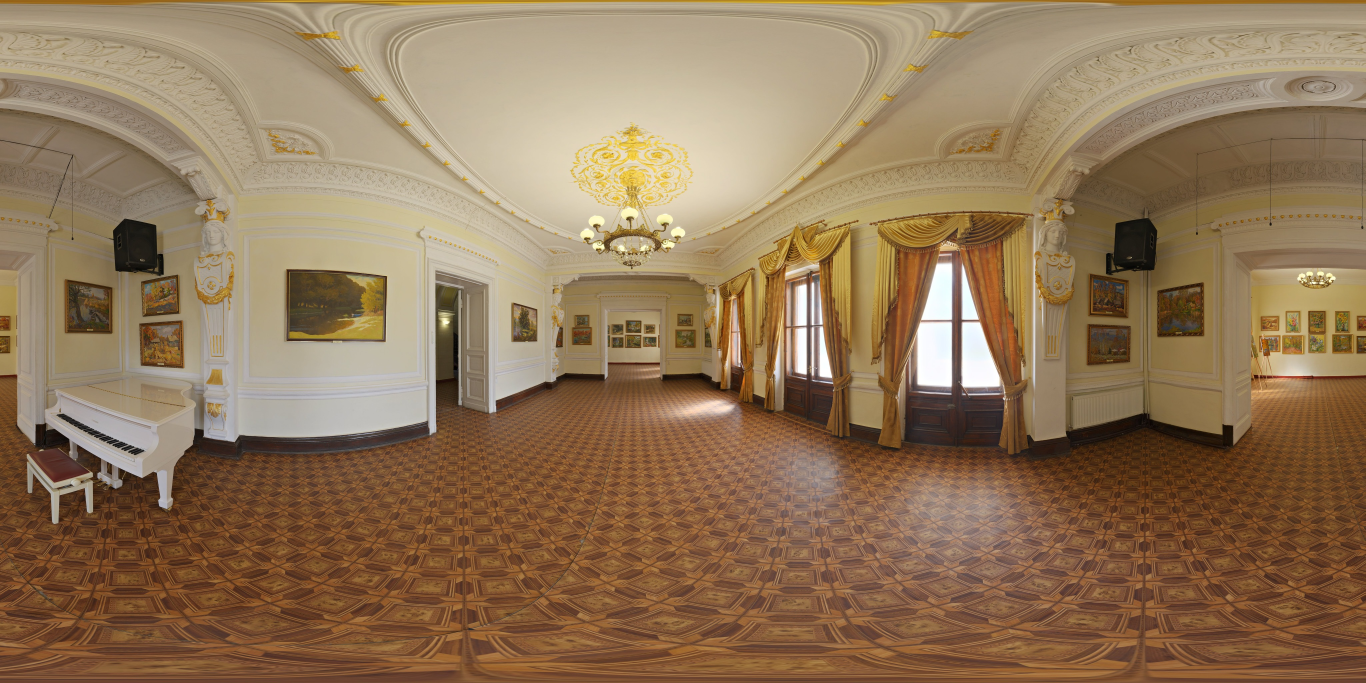
#> input picture assets/walkdemo/ballroom.jpg, 4096 x 2048 px, found by its file name (shown at 1/3 size)
$ python judge.py assets/walkdemo/ballroom.jpg
#> lines starting #> are read from the running program, lines starting #| are printed output that depends on the picture
#!/usr/bin/env python3
"""
server/judge.py -- 自检环【第三闸: 语义验收】, 用来替代人眼看那一下。

前两闸(结构闸看 manifest 字段/资源, 渲染闸开无头浏览器截图)只能证明"页面没报错",
证明不了"页面看着对不对"。这一闸吃渲染闸产出的截图, 回答人眼那个问题:
是不是黑屏白屏破图? 是不是一个正常渲染出来的全景空间? 照片钉点贴得合不合理?

对外只有一个函数:
    judge_shots(shot_paths, context) -> dict
返回值 = 报告契约里的 gates.semantic 对象(ok/confidence/reason/issues/perShot),
外加 backend/model/degraded 三个字段, 供上层填 report.json 的 judge 段。

两个后端, 用环境变量 PSM_JUDGE 选(stepfun / local / auto, 默认 auto):
  · stepfun -- 调阶跃星辰视觉模型(OpenAI 兼容接口), 只用标准库 urllib 发请求, 零新依赖。
  · local   -- 离线像素规则(numpy + Pillow)。它不是 AI, 就是一堆阈值判定, 别包装成 AI。
auto = 有 STEPFUN_API_KEY 就走 stepfun, 否则走 local。
stepfun 这条路只要出任何岔子(没 key / 网络不通 / 返回的不是能解析的 JSON), 一律自动降级到
local, 并把 degraded 置 True、在 reason 里如实写明降级原因 —— 外网不通绝不能让整个自检环挂掉。

跑法(自测):
    .venv/bin/python server/judge.py assets/walkdemo/ballroom.jpg
    PSM_JUDGE=local .venv/bin/python server/judge.py 截图1.png 截图2.png
"""
import base64
import io
import json
import os
import re
import sys
import urllib.error
import urllib.request

import numpy as np
from PIL import Image

STEPFUN_URL = "https://api.stepfun.com/v1/chat/completions"
STEPFUN_DEFAULT_MODEL = "step-1o-turbo-vision"
STEPFUN_TIMEOUT = 30  # 秒, 卡死一张截图不能拖垮整条自检环

# ---- 离线像素规则的阈值(用 assets/walkdemo 里三张真全景标定过:
#      正常画面 mean≈123-127, std≈43-52, grad≈5-7; 高斯模糊半径 25 时 grad 掉到 1.3)
DARK_MEAN = 12.0        # 平均亮度低于此 = 黑屏
BRIGHT_MEAN = 243.0     # 平均亮度高于此 = 白屏
FLAT_STD = 6.0          # 亮度标准差低于此 = 一片纯色(没画面/被单色蒙层盖住)
LOW_GRAD = 1.5          # 相邻像素平均差分低于此 = 边缘密度太低, 糊了或压根没内容
SPRITE_MIN_GAP = 20.0   # 两个照片钉点中心距离小于此(像素) = 挤成一团
ANALYZE_SIDE = 512      # 统计前先缩到这个边长, 省时间且不影响这几个统计量


# ---------------------------------------------------------------- 小工具
def _short(path):
    """报告里 file 字段用相对短名: shots/ 目录下的截图写成 "shots/xxx.png", 其余只留文件名。
    这样 judge 的 perShot[].file 能和渲染闸的 shots[].file 对得上。"""
    parent = os.path.basename(os.path.dirname(os.path.abspath(path)))
    name = os.path.basename(path)
    return f"{parent}/{name}" if parent == "shots" else name


def _pixel_stats(path):
    """一张截图的三个统计量: 平均亮度 / 亮度标准差 / 边缘密度(相邻像素平均绝对差分)。
    先转灰度再缩到 512 边长, 三个量对缩放都不敏感, 但速度差一个量级。"""
#> called with path = 'assets/walkdemo/ballroom.jpg'
    with Image.open(path) as im:
#> im is the input picture: PIL image 4096x2048 RGB; mean R, G, B 145.6, 118.8, 88.8
        gray = im.convert("L")
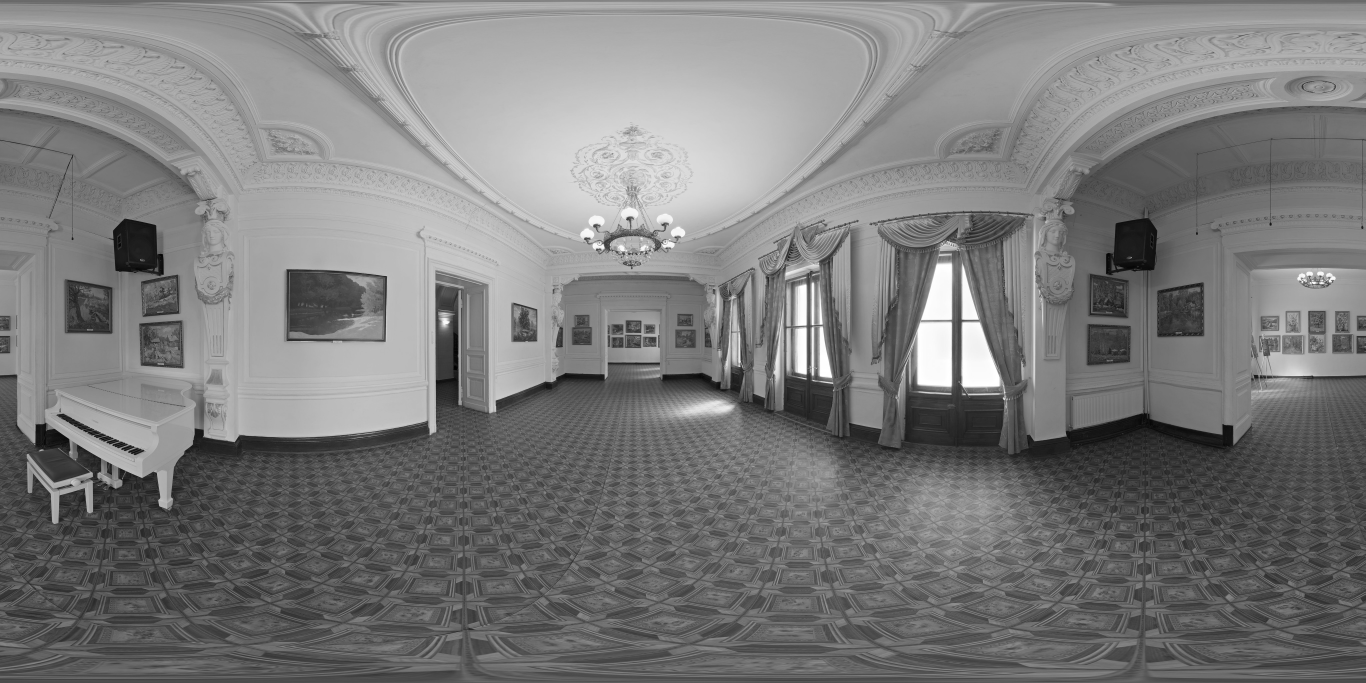
#> gray: PIL image 4096x2048 L (shown at 1/3 size); min 0, max 255, mean 123.4
        gray.thumbnail((ANALYZE_SIDE, ANALYZE_SIDE))
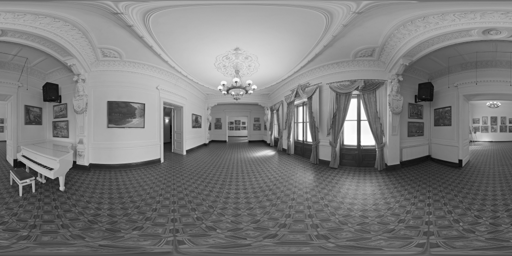
#> gray: PIL image 512x256 L; min 7, max 255, mean 123.5
        arr = np.asarray(gray).astype(np.float32)
    if arr.size == 0 or arr.shape[0] < 2 or arr.shape[1] < 2:
        return 0.0, 0.0, 0.0
    dx = float(np.abs(np.diff(arr, axis=1)).mean())
#> dx = 5.45
    dy = float(np.abs(np.diff(arr, axis=0)).mean())
#> dy = 6.81
    return float(arr.mean()), float(arr.std()), (dx + dy) / 2.0


def _clustered_in_one_shot(sprites):
    """在【同一张截图】里两两比距离, 返回挤在一起的钉点编号集合。"""
    on = [s for s in sprites if s.get("onScreen")]
    clustered = set()
    for i in range(len(on)):
        for j in range(i + 1, len(on)):
            ax, ay = float(on[i].get("x", 0)), float(on[i].get("y", 0))
            bx, by = float(on[j].get("x", 0)), float(on[j].get("y", 0))
            if ((ax - bx) ** 2 + (ay - by) ** 2) ** 0.5 < SPRITE_MIN_GAP:
                clustered.add(on[i].get("i", i))
                clustered.add(on[j].get("i", j))
    return clustered


def _sprite_issues(sprites, shot_sprites=None):
    """钉点合理性: 只看渲染闸抓回来的 sprites 坐标, 不看像素。
    两条规则 —— 一个都没进画面 = 照片没贴上去; 多个钉点挤在 20px 内 = 糊成一团。

    ⚠️ 重叠必须在【同一张截图】里判。渲染闸回传的顶层 sprites 是跨朝向汇总的
    (每个钉点取"第一次看见它的那一张"的坐标), 而每个朝向恰恰是冲着某张照片转过去的,
    那张照片自然落在画面正中 —— 于是一堆本来天各一方的钉点在汇总表里都成了 (640, 357),
    照着汇总表判重叠会把它们全报成"挤成一团"。2026-07-24 实测: 8 张照片分布在
    15°/75°/105°/255°/285° 五个方位, 汇总表判出 7 个"重叠", 逐张判出 0 个。
    所以有 shot_sprites(逐张的坐标)时一律按逐张判; 没有就退回老口径, 不改变旧调用方的行为。
    """
    issues = []
    if not sprites:
        return issues  # 上层没给钉点信息就不判, 别凭空造问题

    on = [s for s in sprites if s.get("onScreen")]
    if not on:
        issues.append(f"{len(sprites)} 个照片钉点没有一个落在画面内, 照片可能没贴到全景上")
        return issues

    if shot_sprites:
        clustered = set()
        for one in shot_sprites:
            clustered |= _clustered_in_one_shot(one or [])
    else:
        clustered = _clustered_in_one_shot(sprites)
    if clustered:
        issues.append(
            f"{len(clustered)} 个照片钉点重叠在 {SPRITE_MIN_GAP:.0f}px 以内(编号 "
            f"{sorted(clustered)}), 挤成一团了"
        )
    return issues


# ---------------------------------------------------------------- 后端一: 离线像素规则
def _local_one(path):
    """单张截图的像素规则判定, 返回 (perShot 条目, 统计量字符串)。"""
    file_id = _short(path)
    try:
        mean, std, grad = _pixel_stats(path)
#> mean = 123.5; std = 43.15; grad = 6.13
    except Exception as e:
        return {"file": file_id, "ok": False, "issues": [f"截图读不出来: {e}"],
                "reason": "文件损坏或不是图片"}, "读取失败"

    issues = []
    if mean < DARK_MEAN:
        issues.append(f"黑屏: 平均亮度只有 {mean:.1f}(低于 {DARK_MEAN:.0f})")
    elif mean > BRIGHT_MEAN:
        issues.append(f"白屏: 平均亮度高到 {mean:.1f}(超过 {BRIGHT_MEAN:.0f})")
    if std < FLAT_STD:
        issues.append(f"画面基本是一片纯色: 亮度标准差只有 {std:.1f}(低于 {FLAT_STD:.0f})")
    if grad < LOW_GRAD:
        issues.append(f"画面信息量过低: 边缘密度只有 {grad:.2f}(低于 {LOW_GRAD:.1f}), 糊了或没内容")

    stat = f"亮度 {mean:.1f} / 标准差 {std:.1f} / 边缘密度 {grad:.2f}"
#> stat = '亮度 123.5 / 标准差 43.2 / 边缘密度 6.13'
    reason = "像素规则未发现异常(" + stat + ")" if not issues else "; ".join(issues)
    return {"file": file_id, "ok": not issues, "issues": issues, "reason": reason}, stat


def judge_local(shot_paths, context, degraded=False, degrade_reason=""):
    """离线像素规则后端。断网、没 key、模型抽风时都靠它兜底。
    degraded/degrade_reason 由 stepfun 那条路降级过来时传, 会拼进 reason 如实说明。"""
    per_shot = []
    for p in shot_paths:
        item, _stat = _local_one(p)
#> item = 4 items
        per_shot.append(item)

    sprite_bad = _sprite_issues(context.get("sprites") or [], context.get("shotSprites"))
    issues = []
    for item in per_shot:
        for msg in item["issues"]:
            issues.append(f"{item['file']}: {msg}")
#> this loop made 1 pass
#> after the loop, issues = []
    issues.extend(sprite_bad)

    bad = [i for i in per_shot if not i["ok"]]
#> bad = []
    ok = bool(per_shot) and not bad and not sprite_bad
#> ok = True

    if not per_shot:
        ok = False
        issues.append("没有可供判定的截图")
        reason = "没有截图, 判不了"
        confidence = 0.0
    elif ok:
        # 规则只能证明"不是黑屏白屏糊图", 证明不了"内容语义对", 所以置信度封顶 0.7, 别虚报。
        reason = f"离线像素规则: {len(per_shot)} 张截图都不是黑屏/白屏/纯色/糊图, 钉点分布正常"
#> reason = '离线像素规则: 1 张截图都不是黑屏/白屏/纯色/糊图, 钉点分布正常'
        confidence = 0.7
    else:
        reason = f"离线像素规则: {len(bad)}/{len(per_shot)} 张截图有问题 —— " + "; ".join(issues[:3])
        confidence = max(0.1, 0.9 - 0.1 * len(issues))

    if degraded and degrade_reason:
        reason = f"[已降级到离线像素规则: {degrade_reason}] {reason}"

    return {
        "ok": ok,
        "confidence": round(float(confidence), 2),
        "reason": reason,
        "issues": issues,
        "perShot": per_shot,
        "backend": "local",
        "model": None,
        "degraded": bool(degraded),
    }


# ---------------------------------------------------------------- 后端二: 阶跃星辰视觉模型
PROMPT = """你是前端验收员, 现在替代人眼验收一个网页的截图。这个页面应该是: {expect}
标题「{title}」, 页面里应该有 {photo_count} 张照片缩略图钉在全景空间的对应方位上。

请只看这张截图本身, 逐条判断:
1. 是不是黑屏、白屏、或者一大片纯色/破图(图片没加载出来)?
2. 是不是一个正常渲染出来的全景空间画面(能看出是个真实场景, 不是乱码色块)?
3. 照片缩略图钉点看着是不是贴在合理的位置? 有没有糊成一团挤在一起、或者飞在天上/悬在半空?
4. 页面上的文字有没有乱码、方框、明显重叠遮挡?

只输出一个 JSON 对象, 不要任何解释文字, 不要 markdown 围栏, 字段固定为:
{{"ok": true 或 false, "issues": ["中文问题描述"], "confidence": 0 到 1 的小数, "reason": "一句中文结论"}}
没发现问题就 ok=true 且 issues 为空数组。"""


# [125 lines left out: functions _data_url, _extract_json, _stepfun_one, judge_stepfun, not called in this run]


# ---------------------------------------------------------------- 对外入口
def judge_shots(shot_paths, context):
    """第三闸入口。返回 report.json 里的 gates.semantic 对象 + backend/model/degraded。

    shot_paths: 渲染闸产出的截图绝对路径列表。
    context:    {"title":..., "photoCount": 4, "sprites": [...], "expect": "室内婚礼宴会厅全景漫游页面"}
    """
    context = context or {}
    mode = (os.environ.get("PSM_JUDGE") or "auto").strip().lower()
    api_key = (os.environ.get("STEPFUN_API_KEY") or "").strip()
    model = (os.environ.get("STEPFUN_MODEL") or "").strip() or STEPFUN_DEFAULT_MODEL

    if mode == "local":
        return judge_local(shot_paths, context)
    if mode not in ("stepfun", "auto"):
        # 环境变量写错了别静默按默认跑, 在 reason 里说清楚
        return judge_local(shot_paths, context, degraded=True,
                           degrade_reason=f"PSM_JUDGE={mode!r} 不认识, 只认 stepfun/local/auto")
    if not api_key:
        if mode == "auto":
            return judge_local(shot_paths, context)  # auto 下没 key 走本地是预期路径, 不算降级
        return judge_local(shot_paths, context, degraded=True,
                           degrade_reason="PSM_JUDGE=stepfun 但环境变量 STEPFUN_API_KEY 是空的")

    try:
        return judge_stepfun(shot_paths, context, api_key, model)
    except urllib.error.HTTPError as e:
        detail = e.read()[:200].decode("utf-8", "replace") if hasattr(e, "read") else ""
        why = f"阶跃星辰接口返回 HTTP {e.code}({detail.strip()})"
    except urllib.error.URLError as e:
        why = f"连不上阶跃星辰接口({e.reason})"
    except (TimeoutError, OSError) as e:
        why = f"请求阶跃星辰超时或网络出错({e})"
    except (ValueError, json.JSONDecodeError) as e:
        why = f"模型回复解析失败({e})"
    except Exception as e:  # 兜底: 第三闸自己绝不能把整条自检环带崩
        why = f"调用阶跃星辰时出了没预料到的错({type(e).__name__}: {e})"
    return judge_local(shot_paths, context, degraded=True, degrade_reason=why)


if __name__ == "__main__":
    # 自测: 把截图路径当参数传进来, 打印 gates.semantic 的 JSON
    paths = sys.argv[1:]
    if not paths:
        print(__doc__)
        sys.exit(1)
    demo_context = {
        "title": "夹具会话 · ballroom",
        "photoCount": 4,
        "expect": "室内婚礼宴会厅全景漫游页面",
        "sprites": [
            {"i": 0, "x": 640, "y": 400, "onScreen": True},
            {"i": 1, "x": 300, "y": 220, "onScreen": True},
        ],
    }
    print(json.dumps(judge_shots(paths, demo_context), ensure_ascii=False, indent=2))

$ run again, with assets/walkdemo/chapel_day.jpg copied over assets/walkdemo/ballroom.jpg
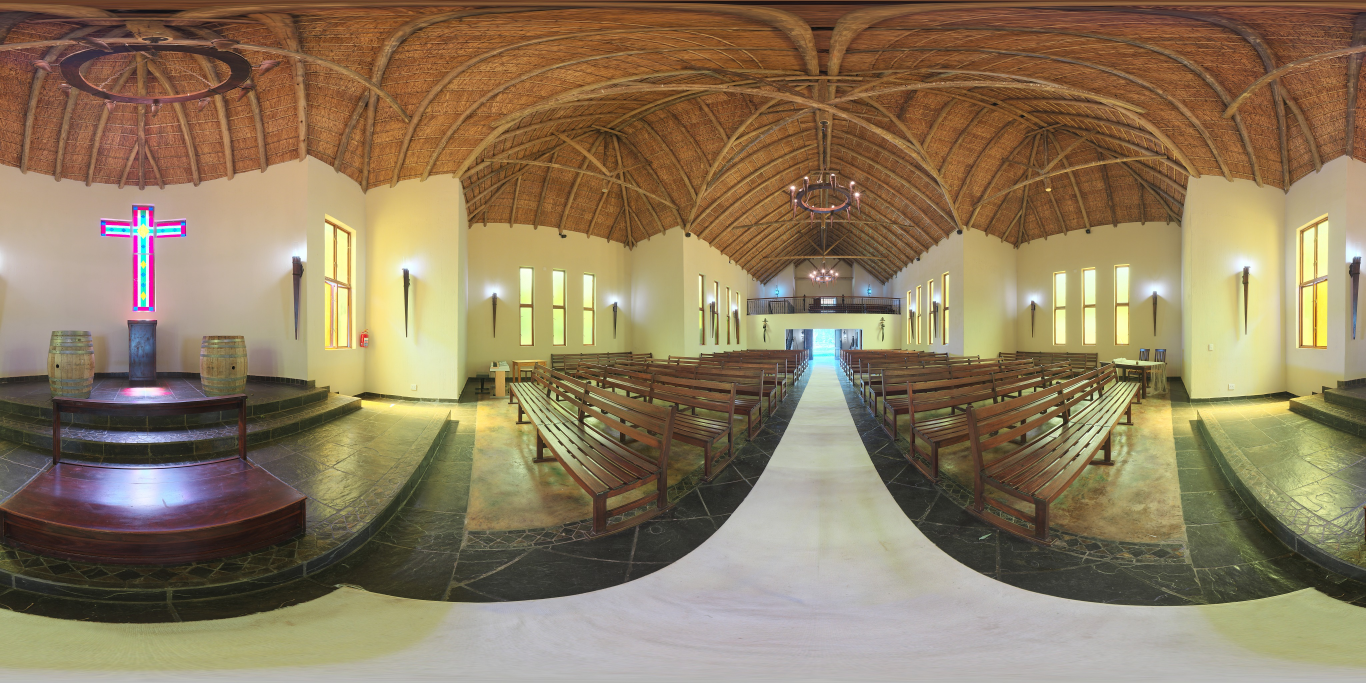
#> input picture assets/walkdemo/chapel_day.jpg, 4096 x 2048 px, found by its file name (shown at 1/3 size)
#> in _pixel_stats, im is the input picture: PIL image 4096x2048 RGB; mean R, G, B 141.2, 123, 94.6
#> in _pixel_stats, `gray = im.convert("L")`:
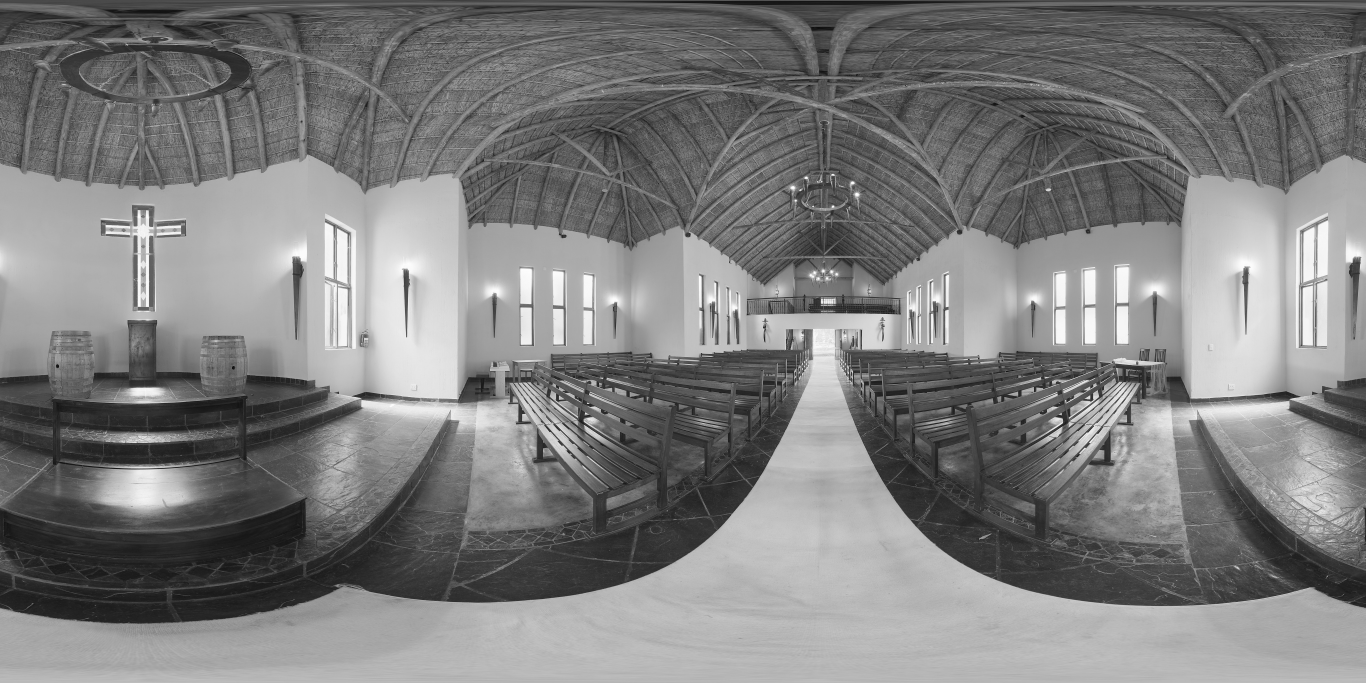
#> gray: PIL image 4096x2048 L (shown at 1/3 size); min 1, max 255, mean 125.2
#> in _pixel_stats, `gray.thumbnail((ANALYZE_SIDE, ANALYZE_SIDE))`:
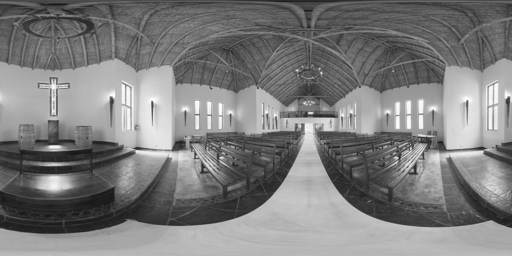
#> gray: PIL image 512x256 L; min 20, max 255, mean 125.2
#> dx = 6.4
#> dy = 8.06
#> mean = 125.2; std = 52.06; grad = 7.23
#> stat = '亮度 125.2 / 标准差 52.1 / 边缘密度 7.23'
#> item = 4 items
#> the loop in judge_local, `for item in per_shot:` made 1 pass
#> after the loop in judge_local, `for item in per_shot:`: issues = []
#> ok = True
#> reason = '离线像素规则: 1 张截图都不是黑屏/白屏/纯色/糊图, 钉点分布正常'

$ run again, with assets/walkdemo/chapel_day_j1.jpg copied over assets/walkdemo/ballroom.jpg
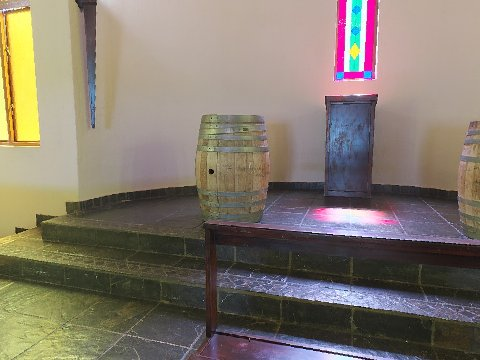
#> input picture assets/walkdemo/chapel_day_j1.jpg, 480 x 360 px, found by its file name
#> in _pixel_stats, im is the input picture: PIL image 480x360 RGB; mean R, G, B 130.5, 120.8, 108.7
#> in _pixel_stats, `gray = im.convert("L")`:
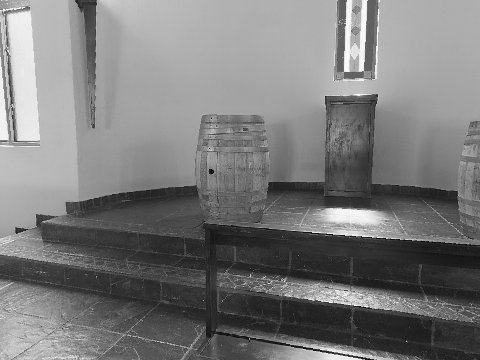
#> gray: PIL image 480x360 L; min 1, max 255, mean 122.3
#> dx = 5.45
#> dy = 6.63
#> mean = 122.3; std = 55.74; grad = 6.04
#> stat = '亮度 122.3 / 标准差 55.7 / 边缘密度 6.04'
#> item = 4 items
#> the loop in judge_local, `for item in per_shot:` made 1 pass
#> after the loop in judge_local, `for item in per_shot:`: issues = []
#> ok = True
#> reason = '离线像素规则: 1 张截图都不是黑屏/白屏/纯色/糊图, 钉点分布正常'

$ run again, with assets/walkdemo/chapel_day_j2.jpg copied over assets/walkdemo/ballroom.jpg
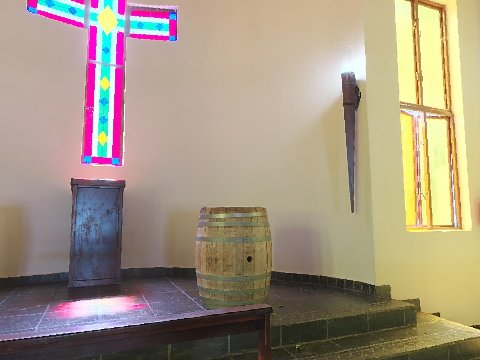
#> input picture assets/walkdemo/chapel_day_j2.jpg, 480 x 360 px, found by its file name
#> in _pixel_stats, im is the input picture: PIL image 480x360 RGB; mean R, G, B 163, 148.6, 129.7
#> in _pixel_stats, `gray = im.convert("L")`:
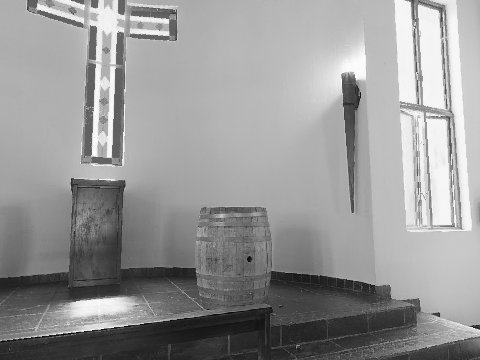
#> gray: PIL image 480x360 L; min 2, max 254, mean 150.7
#> dx = 4.98
#> dy = 4.37
#> mean = 150.7; std = 56; grad = 4.67
#> stat = '亮度 150.7 / 标准差 56.0 / 边缘密度 4.67'
#> item = 4 items
#> the loop in judge_local, `for item in per_shot:` made 1 pass
#> after the loop in judge_local, `for item in per_shot:`: issues = []
#> ok = True
#> reason = '离线像素规则: 1 张截图都不是黑屏/白屏/纯色/糊图, 钉点分布正常'
